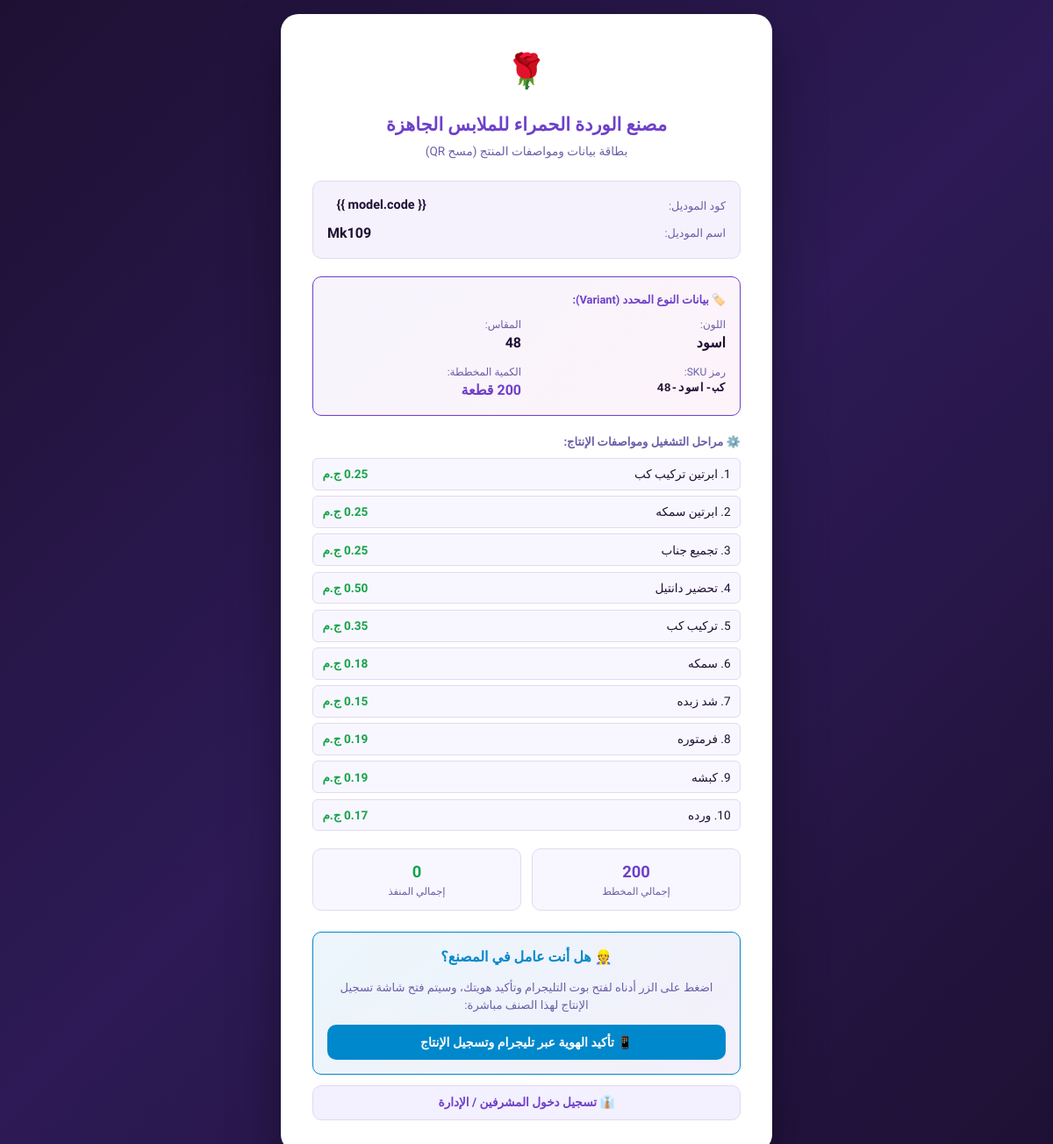
The app's page /entry/?client=3&model=5&variant=23 with its own data.
### catalog/models.py (models this page shows, shortened)
class TimestampMixin(models.Model):
    created_at = models.DateTimeField(auto_now_add=True)
    updated_at = models.DateTimeField(auto_now=True)
    class Meta:
        abstract = True

class ProductModel(TimestampMixin):
    code = models.CharField(max_length=30, unique=True, verbose_name='نوع الموديل')
    name = models.CharField(max_length=100, unique=True, verbose_name='اسم الموديل')
    client = models.ForeignKey(
        Client, on_delete=models.PROTECT,
        related_name='product_models', verbose_name='العميل'
    )
    description = models.TextField(blank=True, verbose_name='الوصف')
    colors = models.ManyToManyField(Color, blank=True, verbose_name='الألوان')
    sizes = models.ManyToManyField(Size, blank=True, verbose_name='المقاسات')
    is_active = models.BooleanField(default=True, verbose_name='نشط')
    class Meta:
        verbose_name = 'موديل منتج'
        verbose_name_plural = 'موديلات المنتجات'
        ordering = ['code']

class ProductVariant(TimestampMixin):
    product_model = models.ForeignKey(
        ProductModel, on_delete=models.PROTECT,
        related_name='variants', verbose_name='الموديل'
    )
    color = models.ForeignKey(
        Color, on_delete=models.PROTECT,
        verbose_name='اللون'
    )
    size = models.ForeignKey(
        Size, on_delete=models.PROTECT,
        verbose_name='المقاس'
    )
    sku = models.CharField(max_length=60, unique=True, verbose_name='كود المنتج (SKU)')
    planned_quantity = models.PositiveIntegerField(default=0, verbose_name='الكمية المخططة')
    is_active = models.BooleanField(default=True, verbose_name='نشط')
    class Meta:
        verbose_name = 'نوع المنتج'
        verbose_name_plural = 'أنواع المنتجات'
        unique_together = [('product_model', 'color', 'size')]
        ordering = ['product_model', 'color__name', 'size__sort_order']

class Color(TimestampMixin):
    name = models.CharField(max_length=50, unique=True, verbose_name='اسم اللون')
    is_active = models.BooleanField(default=True, verbose_name='نشط')
    class Meta:
        verbose_name = 'لون'
        verbose_name_plural = 'الألوان'
        ordering = ['name']

class Size(TimestampMixin):
    name = models.CharField(max_length=20, unique=True, verbose_name='المقاس')
    sort_order = models.PositiveIntegerField(default=0, verbose_name='الترتيب')
    is_active = models.BooleanField(default=True, verbose_name='نشط')
    class Meta:
        verbose_name = 'مقاس'
        verbose_name_plural = 'المقاسات'
        ordering = ['sort_order', 'name']

class ProductModelStage(TimestampMixin):
    product_model = models.ForeignKey(
        ProductModel, on_delete=models.CASCADE,
        related_name='model_stages', verbose_name='الموديل'
    )
    stage = models.ForeignKey(
        ProductionStage, on_delete=models.PROTECT,
        related_name='model_configs', verbose_name='المرحلة'
    )
    unit_price = models.DecimalField(
        max_digits=10, decimal_places=2,
        verbose_name='سعر الوحدة'
    )
    sort_order = models.PositiveIntegerField(default=0, verbose_name='الترتيب')
    is_active = models.BooleanField(default=True, verbose_name='نشط')
    class Meta:
        verbose_name = 'مرحلة الموديل'
        verbose_name_plural = 'مراحل الموديل'
        unique_together = [('product_model', 'stage')]
        ordering = ['sort_order', 'stage__sort_order']

class ProductionStage(TimestampMixin):
    name = models.CharField(max_length=100, unique=True, verbose_name='اسم المرحلة')
    description = models.TextField(blank=True, verbose_name='الوصف')
    sort_order = models.PositiveIntegerField(default=0, verbose_name='الترتيب')
    is_active = models.BooleanField(default=True, verbose_name='نشط')
    class Meta:
        verbose_name = 'مرحلة الإنتاج'
        verbose_name_plural = 'مراحل الإنتاج'
        ordering = ['sort_order', 'name']

### production/views.py (the view, shortened to what this page needs)
# urls.py: path('entry/', views.ProductionEntryView.as_view(), name='entry'),
class ProductionEntryView(View):
    template_name = 'production/entry.html'
    def get(self, request):
        initial_variant_id = request.GET.get('variant', '')
        initial_model_id = request.GET.get('model', '')
        initial_client_id = request.GET.get('client', '')
        initial_date = request.GET.get('date', '')
        worker_auth = request.session.get('external_auth')
        is_worker = bool(worker_auth and worker_auth.get('type') == 'worker')
        logged_worker = None
        if is_worker:
            logged_worker = Worker.objects.filter(pk=worker_auth.get('entity_id'), is_active=True).first()
        variant_obj = None
        model_obj = None
        if initial_variant_id:
            try:
                variant_obj = ProductVariant.objects.select_related('product_model__client', 'color', 'size').get(pk=initial_variant_id)
                model_obj = variant_obj.product_model
                initial_model_id = str(model_obj.pk)
                initial_client_id = str(model_obj.client_id)
            except ProductVariant.DoesNotExist:
                pass
        if not request.user.is_authenticated and not logged_worker:
            if model_obj or variant_obj:
                total_planned = variant_obj.planned_quantity if variant_obj else model_obj.total_planned
                prod_qs = ProductionEntry.objects.filter(is_cancelled=False)
                if variant_obj:
                    prod_qs = prod_qs.filter(variant=variant_obj)
                else:
                    prod_qs = prod_qs.filter(variant__product_model=model_obj)
                total_produced = prod_qs.aggregate(q=Sum('quantity'))['q'] or 0
                return render(request, 'production/item_preview.html', {
                    'model': model_obj,
                    'variant': variant_obj,
                    'total_planned': total_planned,
                    'total_produced': total_produced,
                })
            else:
                login_url = getattr(settings, 'LOGIN_URL', '/auth/login/')
                return redirect(f"{login_url}?next={request.get_full_path()}")

### core/context_processors.py (called while the page is built)
def navigation(request):
    nav_items = [
        {'url': 'production:dashboard', 'label': 'الرئيسية', 'icon': 'home'},
        {'url': 'catalog:model_list', 'label': 'الموديلات', 'icon': 'cube'},
        {'url': 'production:entry', 'label': 'الإنتاج', 'icon': 'clipboard-list'},
        {'url': 'catalog:client_list', 'label': 'العملاء', 'icon': 'users'},
        {'url': 'workers:list', 'label': 'العمال', 'icon': 'user-group'},
        {'url': 'reports:index', 'label': 'التقارير', 'icon': 'chart-bar'},
        {'url': 'catalog:settings_index', 'label': 'الإعدادات', 'icon': 'cog'},
    ]
    return {
        'nav_items': nav_items,
    }

### core/templatetags/factory_tags.py (called while the page is built)
@register.filter
def currency_egp(value):
    try:
        return f"{float(value):,.2f} ج.م"
    except (TypeError, ValueError):
        return "0.00 ج.م"

@register.filter
def ar_number(value):
    try:
        return f"{int(value):,}"
    except (TypeError, ValueError):
        return str(value)

### production/templates/production/item_preview.html (shortened to what this page needs)
{% extends "base_auth.html" %}
{% load factory_tags %}
{% block auth_content %}
<div class="auth-card" style="max-width:560px;width:100%;text-align:right;">
  <div style="text-align:center;margin-bottom:1.5rem;">
    <div style="font-size:2.4rem;margin-bottom:0.25rem;">🌹</div>
    <h2 style="font-size:1.3rem;font-weight:900;color:var(--color-primary);margin-bottom:0.25rem;">مصنع الوردة الحمراء
      للملابس الجاهزة</h2>
    <div style="font-size:0.85rem;color:var(--color-text-muted);">بطاقة بيانات ومواصفات المنتج (مسح QR)</div>
  </div>
  <div
    style="background:var(--color-bg-subtle, #f5f2fd);border:1px solid var(--color-border-subtle, #e2d9f3);border-radius:var(--radius-md, 12px);padding:1rem;margin-bottom:1.25rem;">
    <div style="display:flex;justify-content:space-between;align-items:center;margin-bottom:0.5rem;">
      <span style="font-size:0.8rem;color:var(--color-text-muted);">كود الموديل:</span>
      <span class="badge badge-primary" style="font-size:0.9rem;padding:0.25rem 0.65rem;font-weight:800;">{{ model.code
        }}</span>
    </div>
    <div style="display:flex;justify-content:space-between;align-items:center;">
      <span style="font-size:0.8rem;color:var(--color-text-muted);">اسم الموديل:</span>
      <span style="font-weight:800;color:var(--color-text);">{{ model.name }}</span>
    </div>
  </div>
  {% if variant %}
  <div
    style="background:linear-gradient(135deg, rgba(110,64,201,0.06), rgba(217,70,168,0.06));border:1.5px solid var(--color-primary);border-radius:var(--radius-md, 12px);padding:1rem;margin-bottom:1.25rem;">
    <div style="font-size:0.8rem;font-weight:800;color:var(--color-primary);margin-bottom:0.65rem;">
      🏷️ بيانات النوع المحدد (Variant):
    </div>
    <div style="display:grid;grid-template-columns:repeat(2, 1fr);gap:0.75rem;">
      <div>
        <div style="font-size:0.75rem;color:var(--color-text-muted);">اللون:</div>
        <div style="font-weight:800;">{{ variant.color.name }}</div>
      </div>
      <div>
        <div style="font-size:0.75rem;color:var(--color-text-muted);">المقاس:</div>
        <div style="font-weight:800;">{{ variant.size.name }}</div>
      </div>
      <div>
        <div style="font-size:0.75rem;color:var(--color-text-muted);">رمز SKU:</div>
        <div style="font-family:monospace;font-weight:700;">{{ variant.sku }}</div>
      </div>
      <div>
        <div style="font-size:0.75rem;color:var(--color-text-muted);">الكمية المخططة:</div>
        <div style="font-weight:800;color:var(--color-primary);">{{ variant.planned_quantity|ar_number }} قطعة</div>
      </div>
    </div>
  </div>
  {% endif %}
  {% if model.model_stages.exists %}
  <div style="margin-bottom:1.25rem;">
    <div style="font-size:0.82rem;font-weight:800;color:var(--color-text-muted);margin-bottom:0.5rem;">
      ⚙️ مراحل التشغيل ومواصفات الإنتاج:
    </div>
    <div style="display:flex;flex-direction:column;gap:0.4rem;">
      {% for ms in model.model_stages.all %}
      <div
        style="display:flex;justify-content:space-between;align-items:center;padding:0.45rem 0.65rem;background:var(--color-bg, #ffffff);border:1px solid var(--color-border, #e5e7eb);border-radius:var(--radius-sm, 8px);font-size:0.85rem;">
        <span>{{ forloop.counter }}. {{ ms.stage.name }}</span>
        <span style="font-weight:700;color:var(--color-success);">{{ ms.unit_price|currency_egp }}</span>
      </div>
      {% endfor %}
    </div>
  </div>
  {% endif %}
  <div style="display:grid;grid-template-columns:repeat(2, 1fr);gap:0.75rem;margin-bottom:1.5rem;">
    <div
      style="background:var(--color-bg-subtle, #f8f7ff);padding:0.75rem;border-radius:var(--radius-md, 10px);text-align:center;border:1px solid var(--color-border-subtle, #e2d9f3);">
      <div style="font-size:1.15rem;font-weight:900;color:var(--color-primary);">{{ total_planned|ar_number }}</div>
      <div style="font-size:0.72rem;color:var(--color-text-muted);">إجمالي المخطط</div>
    </div>
    <div
      style="background:var(--color-bg-subtle, #f8f7ff);padding:0.75rem;border-radius:var(--radius-md, 10px);text-align:center;border:1px solid var(--color-border-subtle, #e2d9f3);">
      <div style="font-size:1.15rem;font-weight:900;color:var(--color-success);">{{ total_produced|ar_number }}</div>
      <div style="font-size:0.72rem;color:var(--color-text-muted);">إجمالي المنفذ</div>
    </div>
  </div>
  <div style="display:flex;flex-direction:column;gap:0.75rem;">
    <div
      style="background:linear-gradient(135deg, rgba(0,136,204,0.08), rgba(110,64,201,0.08));border:1.5px solid #0088cc;border-radius:var(--radius-md, 12px);padding:1rem;text-align:center;">
      <div style="font-weight:800;color:#0088cc;font-size:1rem;margin-bottom:0.35rem;">👷 هل أنت عامل في المصنع؟</div>
      <p style="font-size:0.82rem;color:var(--color-text-muted);margin-bottom:0.75rem;">
        اضغط على الزر أدناه لفتح بوت التليجرام وتأكيد هويتك، وسيتم فتح شاشة تسجيل الإنتاج لهذا الصنف مباشرة:
      </p>
      <a href="https://t.me/Testing_Factory_Bot?start={% if variant %}qr_{{ variant.pk }}{% else %}m_{{ model.pk }}{% endif %}"
        target="_blank" class="btn btn-primary"
        style="background:#0088cc;border-color:#0088cc;width:100%;justify-content:center;font-weight:800;padding:0.65rem 1rem;">
        📱 تأكيد الهوية عبر تليجرام وتسجيل الإنتاج
      </a>
    </div>
    <a href="{% url 'accounts:login' %}?next={{ request.get_full_path|urlencode }}" class="btn btn-secondary"
      style="width:100%;justify-content:center;min-height:40px;font-size:0.85rem;">
      👔 تسجيل دخول المشرفين / الإدارة
    </a>
  </div>
</div>
{% endblock %}

### static/css/main.css (style rules this page uses)
:root { --color-primary: #6e40c9; --color-primary-dark: #4f2fa0; --color-primary-light: #9b72ef; --color-secondary: #d946a8; --color-accent: #c084fc; --color-success: #16a34a; --color-warning: #d97706; --color-danger: #dc2626; --color-info: #0284c7; --color-bg: #f8f7ff; --color-surface: #ffffff; --color-surface-2: #f3f0ff; --color-border: #e2d9f3; --color-text: #1e1033; --color-text-muted: #6b5ea8; --color-sidebar-bg: #1e1033; --color-sidebar-text: #c4b5fd; --color-sidebar-active: #6e40c9; --color-sidebar-hover: #2d1a56; --sidebar-width: 250px; --topbar-height: 64px; --radius-sm: 6px; --radius-md: 10px; --radius-lg: 14px; --shadow-sm: 0 1px 3px rgba(110,64,201,0.06); --shadow-md: 0 4px 14px rgba(110,64,201,0.09); --shadow-lg: 0 10px 30px rgba(0,0,0,0.15); }
*, *::before, *::after { box-sizing: border-box; }
html { direction: rtl; font-family: 'Cairo', 'Segoe UI', system-ui, -apple-system, sans-serif; -webkit-text-size-adjust: 100%; text-size-adjust: 100%; width: 100%; max-width: 100%; overflow-x: hidden; }
body { background-color: var(--color-bg); color: var(--color-text); margin: 0; min-height: 100vh; min-height: -webkit-fill-available; width: 100%; max-width: 100vw; overflow-x: hidden; line-height: 1.5; -webkit-font-smoothing: antialiased; }
.btn { display: inline-flex; align-items: center; justify-content: center; gap: 0.45rem; padding: 0.55rem 1.15rem; border-radius: var(--radius-md); font-size: 0.88rem; font-weight: 700; cursor: pointer; border: none; transition: all 0.15s ease; text-decoration: none; white-space: nowrap; min-height: 40px; line-height: 1; vertical-align: middle; user-select: none; -webkit-tap-highlight-color: transparent; }
.btn-primary { background: var(--color-primary); color: white; }
.btn-secondary { background: var(--color-surface-2); color: var(--color-primary); border: 1px solid var(--color-border); }
.badge { display: inline-flex; align-items: center; padding: 0.25rem 0.65rem; border-radius: 999px; font-size: 0.75rem; font-weight: 700; line-height: 1; white-space: nowrap; vertical-align: middle; }

### templates/base_auth.html (style rules this page uses)
body { background: linear-gradient(135deg, #1e1033 0%, #2d1a56 50%, #1e1033 100%); min-height: 100vh; display: flex; align-items: center; justify-content: center; padding: 1rem; font-family: 'Cairo', system-ui, sans-serif; }
.auth-card { background: white; border-radius: 20px; padding: clamp(1.25rem, 5vw, 2.25rem); width: 100%; box-shadow: 0 25px 60px rgba(0,0,0,0.35); }

### records on screen
ProductModel: name "Mk109"
ProductVariant: color.name "اسود", size.name "48", sku "كب-اسود-48"
ProductModelStage: stage.name "ابرتين تركيب كب", unit_price "0.25 ج.م"
ProductModelStage: stage.name "ابرتين سمكه", unit_price "0.25 ج.م"
ProductModelStage: stage.name "تجميع جناب", unit_price "0.25 ج.م"
ProductModelStage: stage.name "تحضير دانتيل", unit_price "0.50 ج.م"
ProductModelStage: stage.name "تركيب كب", unit_price "0.35 ج.م"
ProductModelStage: stage.name "سمكه", unit_price "0.18 ج.م"
ProductModelStage: stage.name "شد زبده", unit_price "0.15 ج.م"
ProductModelStage: stage.name "فرمتوره", unit_price "0.19 ج.م"
ProductModelStage: stage.name "كبشه", unit_price "0.19 ج.م"
ProductModelStage: stage.name "ورده", unit_price "0.17 ج.م"

### other values on screen
{{ total_planned|ar_number }} "200"
{{ total_produced|ar_number }} "0"
